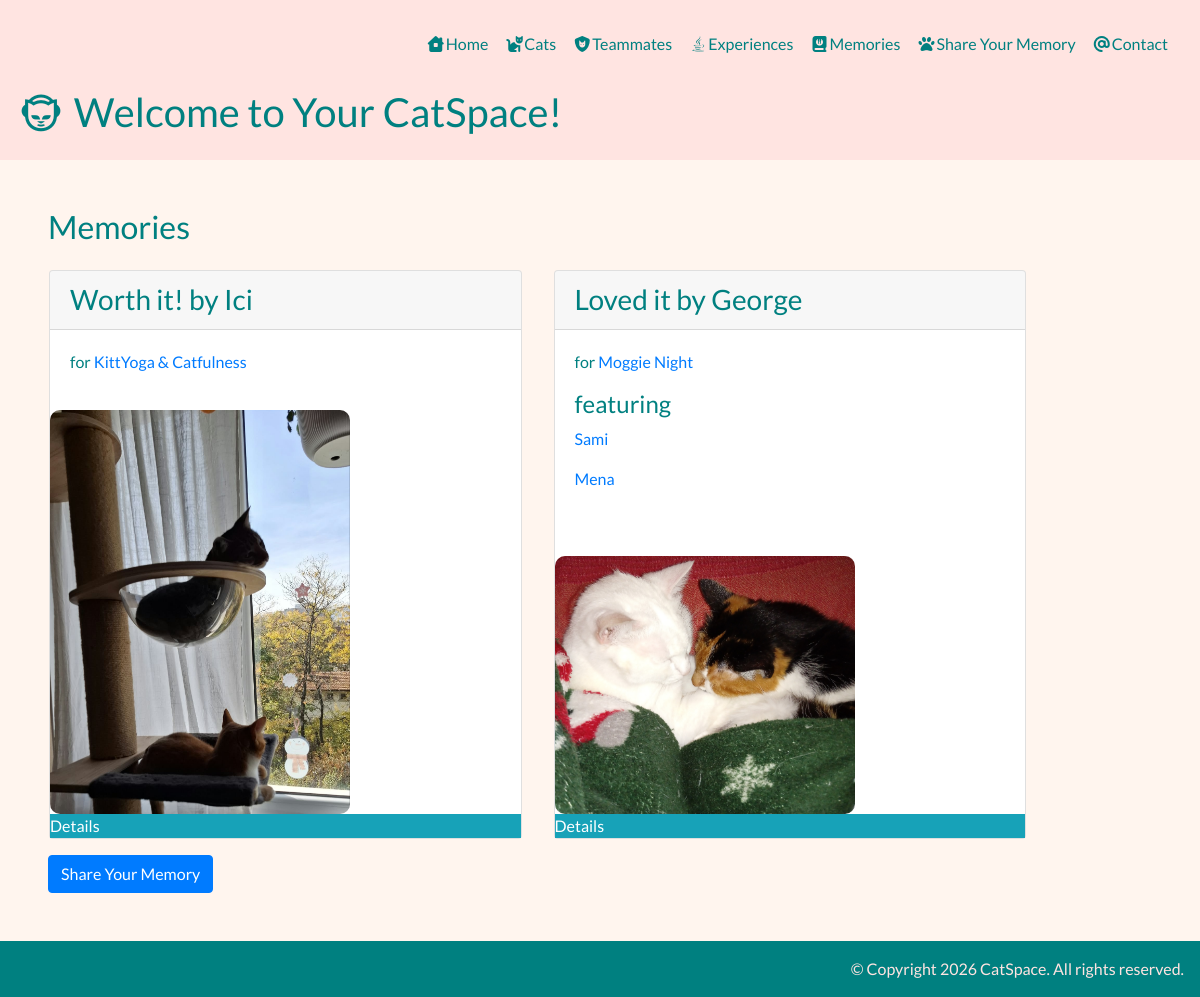
Screenshot of /memories/ with the database file from the repository.
### memories/models.py (models this page shows, shortened)
class Memory(TimeStampMixin):
    title = models.CharField(max_length=30)
    author = models.CharField(max_length=30)
    description = models.TextField(blank=True)
    image = models.ImageField(upload_to="memories/", null=True, blank=True)
    rating = models.PositiveSmallIntegerField(validators=[MinValueValidator(1), MaxValueValidator(10)],
                                              null=True, blank=True)
    experience = models.ForeignKey("experiences.Experience", on_delete=models.SET_NULL, related_name="memories",
                                   null=True, blank=True)
    cats = models.ManyToManyField("cats.Cat", related_name="memories", blank=True)
    class Meta:
        ordering = ["updated_at"]
    def __str__(self) -> str:
        return f"{self.title} by {self.author}"

### experiences/models.py (models this page shows, shortened)
class Experience(TimeStampMixin):
    name = models.CharField(max_length=30, unique=True)
    description = models.TextField(blank=True)
    cover_image_url = models.URLField(null=True, blank=True)
    price = models.DecimalField(max_digits=5, decimal_places=2, validators=[MinValueValidator(0)])
    teammate = models.ForeignKey("teammates.Teammate", on_delete=models.SET_NULL, null=True, blank=True,
                                 related_name="experiences")
    is_available = models.BooleanField(default=True, blank=True)
    slug = models.SlugField(blank=True, unique=True)
    class Meta:
        ordering = ["-updated_at"]
    def __str__(self) -> str:
        return self.name

### cats/models.py (models this page shows, shortened)
class Cat(TimeStampMixin):
    class FurChoice(models.TextChoices):
        BLACK = "Black", "Black"
        WHITE = "White", "White"
        GINGER = "Ginger", "Ginger"
        GRAY = "Gray", "Gray"
        TABBY = "Tabby", "Tabby"
        TUXEDO= "Tuxedo", "Tuxedo"
        CALICO = "Calico", "Calico"
        OTHER = "Other", "Other"
    class EyesChoice(models.TextChoices):
        BLUE = "Blue", "Blue"
        GREEN = "Green", "Green"
        YELLOW = "Yellow", "Yellow"
        ORANGE = "Orange", "Orange"
        HETEROCHROMIA = "Heterochromia", "Heterochromia"
        OTHER = "Other", "Other"
    name = models.CharField(max_length=30, unique=True)
    description = models.TextField(blank=True)
    birthday = models.DateField(blank=True, null=True, validators=[validate_birthday])
    image_url = models.URLField(blank=True, null=True)
    eyes = models.CharField(choices=EyesChoice.choices, max_length=20)
    fur = models.CharField(choices=FurChoice.choices, max_length=20)
    is_long_haired = models.BooleanField(default=False, blank=True)
    def __str__(self) -> str:
        return self.name
    class Meta:
        ordering = ["created_at"]

### memories/views.py (the view)
# urls.py: path("", views.MemoryList.as_view(), name="list"),
class MemoryList(ListView):
    queryset = Memory.objects.select_related("experience").prefetch_related("cats")
    paginate_by = 3

### templates/memories/memory_list.html (shortened to what this page needs)
{% extends "base.html" %}
{% load static %}
{% block content %}
    <h2>Memories</h2>
    <section class="row">
        {% for memory in memory_list %}
            <article class="card col-5 m-3 p-0">
                <h3 class="card-header">{{ memory }}</h3>
                <div class="card-body">
                    {% if memory.experience %}
                        <p>for<a href="{% url 'experiences:detail' memory.experience.slug %}">
                            {{ memory.experience }}</a></p>
                    {% endif %}
                    {% if memory.cats.all %}
                        <h4>featuring</h4>
                        {% for cat in memory.cats.all %}
                            <p><a href="{% url 'cats:detail' cat.pk %}">{{ cat }}</a></p>
                        {% endfor %}
                    {% endif %}
                </div>
                <div class="card-img">
                    {% if memory.image %}
                        <a href="{{ memory.image.url }}" target="_blank">
                            <img src="{{ memory.image.url }}" alt="Memory Image" width="300px" height="auto">
                        </a>
                    {% else %}
                        <img src="{% static 'images/hestia_hephaestus.jpg' %}" alt="Hestia Hephaestus Cats"
                             width="600px" height="auto">
                    {% endif %}
                </div>
                    <a class="btn-info card-button" href="{% url 'memories:detail' memory.pk %}">Details</a>
            </article>
        {% empty %}
            <div class="my-3">
                <img src="{% static 'images/hestia_hephaestus.jpg' %}" alt="Hestia Hephaestus Cats" width="600px"
                     height="auto">
            </div>>
        {% endfor %}
    </section>
    <div><a class="btn btn-primary" href="{% url 'memories:create' %}">Share Your Memory</a></div>
{% endblock %}

### static/css/styles.css (style rules this page uses)
body { background-color: seashell; font-family: 'Lato', sans-serif; color: teal; }
.card { margin-bottom: 1rem; margin-right: 1rem; }
img { border-radius: 10px; }

### rows the page displays
Memory: title+author "Worth it! by Ici", experience "KittYoga & Catfulness", image (picture)
Memory: title+author "Loved it by George", experience "Moggie Night", image (picture)
Cat: name "Sami"
Cat: name "Mena"
